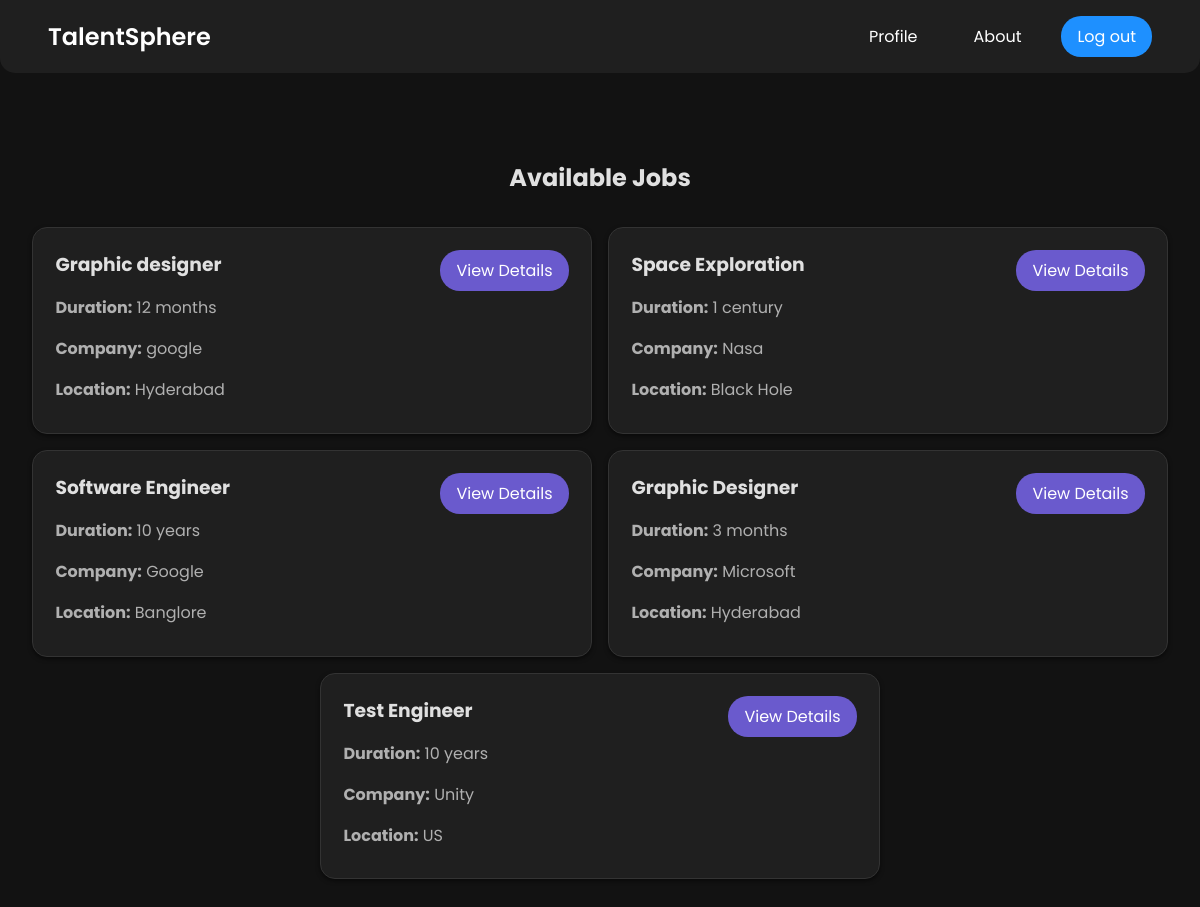
Page / (signed in) on the earlier database version.
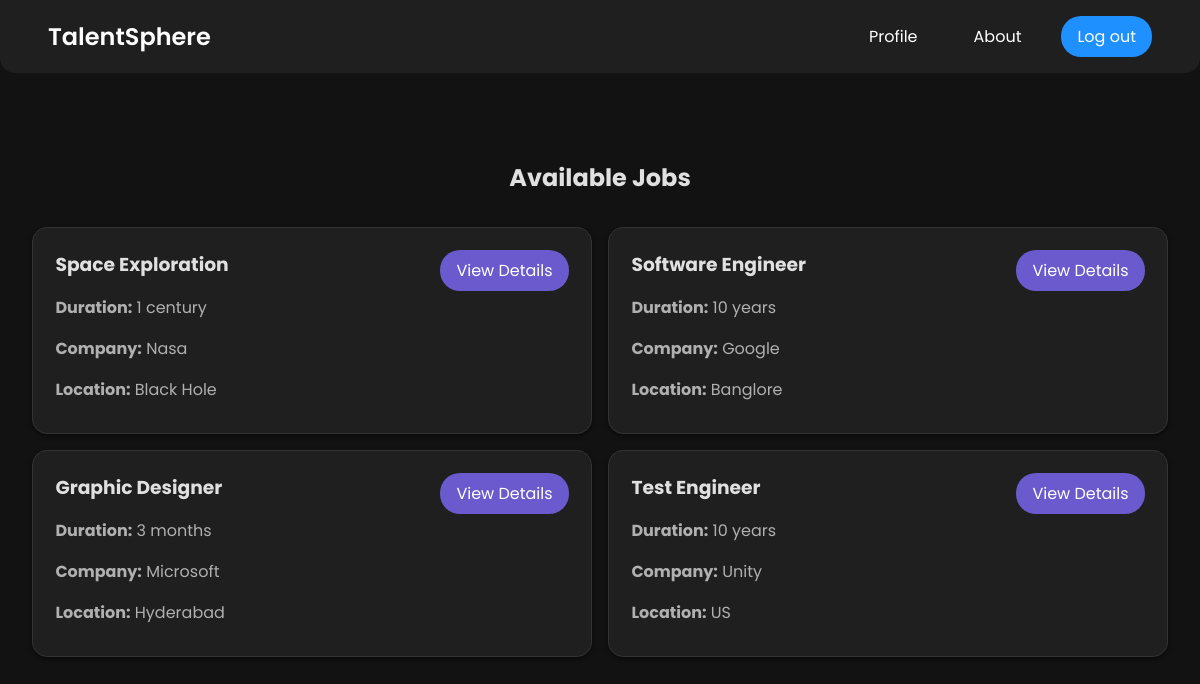
Same page on the later database version.
### base/models.py (models this page shows, shortened)
class Job_details(models.Model):
    user = models.ForeignKey(User, on_delete=models.CASCADE, blank=True, null=True)
    title = models.CharField(max_length=200)
    description = models.TextField(null=True, blank=True)
    duration = models.CharField(max_length=100)
    salary = models.CharField(max_length=100)
    location = models.CharField(max_length=200)
    company = models.CharField(max_length=200)
    about_the_role = models.TextField()
    requirements = models.TextField()
    perks = models.TextField()
    about_the_company = models.TextField()
    job_type = models.CharField(max_length=50, choices=[
        ('fulltime', 'Full Time'),
        ('halftime', 'Half Time'),
    ], default='fulltime')
    created = models.DateTimeField(auto_now_add=True)
    applicants = models.TextField(null=True, blank=True)  # Field to store applicants' usernames
    class Meta:
        ordering = ['created']

### base/views.py (the view)
# urls.py: path('', OpeningList.as_view(), name='listings'),
class OpeningList(LoginRequiredMixin, ListView):
    model = Job_details
    context_object_name = "opening"
    template_name = 'your_template.html'  # Ensure this matches your template path
    def get_context_data(self, **kwargs):
        context = super().get_context_data(**kwargs)
        user_details = get_object_or_404(User_Details, user=self.request.user)
        context['user_details'] = user_details
        if user_details.user_type == 'employer':
            context['employer_jobs'] = Job_details.objects.filter(user=self.request.user)
        return context

### base/templates/base/job_details_list.html (shortened to what this page needs)
<!DOCTYPE html>
<html lang="en">
<head>
    {% load static %}
    <link rel="stylesheet" href="https://cdnjs.cloudflare.com/ajax/libs/font-awesome/6.0.0-beta3/css/all.min.css">
    <link rel="stylesheet" href="{% static 'css/job_details_list.css' %}">
</head>
<body>
    <header>
        <nav class="navbar">
            <div class="logo">
                <a href="{% url 'listings' %}" class="logo-link">TalentSphere</a>
            </div>
            <div class="nav-links">
                <a href="{% url 'user_details' %}" class="nav-item">Profile</a>
                <a href="{% url 'about' %}" class="nav-item">About</a>
                <a href="{% url 'logout' %}" class="nav-item contact-btn">Log out</a>
            </div>
        </nav>
    </header>
    <div class="heading">
      <h1>TalentSphere</h1>
    </div>
    <main>
        <h2>
          {% if user_details.user_type == 'employee' %}
            Available Jobs
          {% elif user_details.user_type == 'employer' %}
            Your Job Postings
          {% else %}
            Job Details
          {% endif %}
        </h2>
        <div class="job-list" id="job-list">
          {% if user_details.user_type == 'employee' %}
            {% for jb in opening %}
              <div class="job-card" data-job-id="{{ jb.pk }}">
                <div class="job-info">
                  <div class="job-content">
                    <h3>{{ jb.title }}</h3>
                    <p><strong>Duration:</strong> {{ jb.duration }}</p>
                    <p><strong>Company:</strong> {{ jb.company }}</p>
                    <p><strong>Location:</strong> {{ jb.location }}</p>
                  </div>
                  <div class="button-container">
                    <a href="{% url 'listings-details' jb.pk %}" class="btn">View Details</a>
                  </div>
                </div>
              </div>
            {% empty %}
              <p>No job listings available.</p>
            {% endfor %}
          {% else %}
            <p>You are not authorized to view this content.</p>
          {% endif %}
        </div>
      </main>
</body>
</html>

Differences in the rows shown:
removed Job_details: title "Graphic designer", duration "12 months", company "google", location "Hyderabad"
